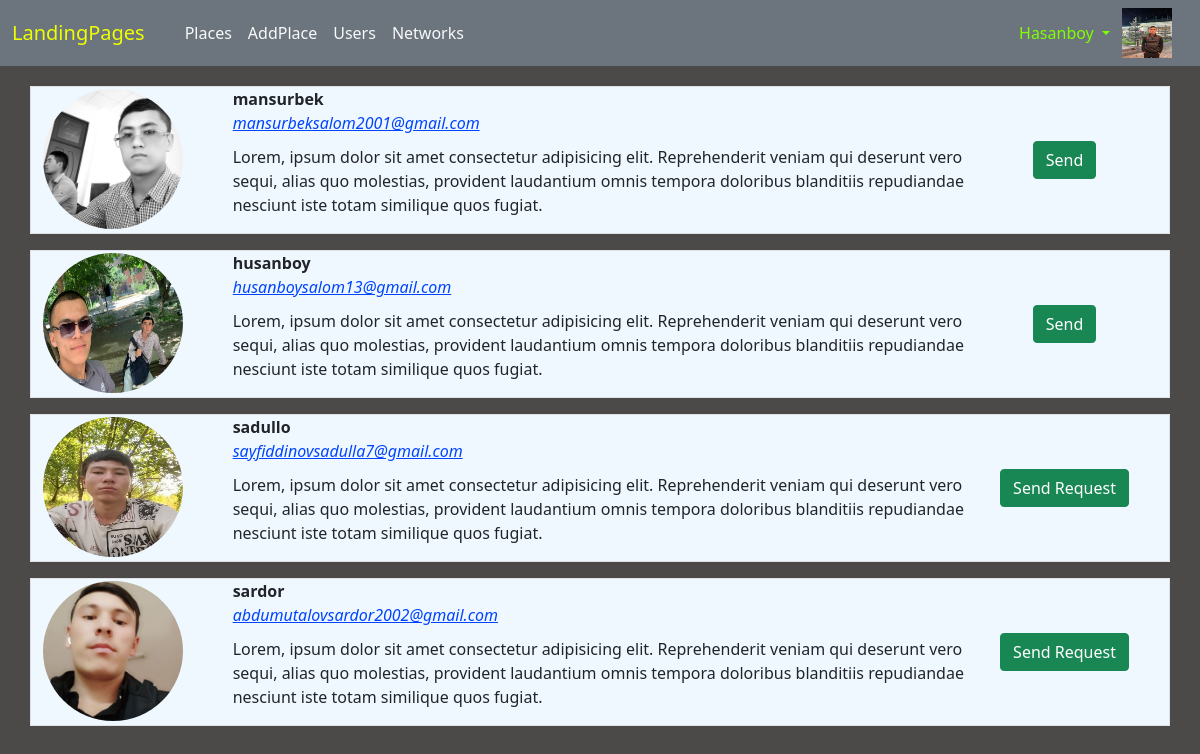
The page /user/list/ (signed in) on the database its author committed.
### users/models.py (models this page shows)
class User(AbstractUser):
    img=models.ImageField(upload_to='usesimg/',null=True,blank=True)
    phone_number=models.CharField(max_length=13,unique=True,null=True,blank=True)
    firends=models.ManyToManyField('users.User',blank=True)

### users/views.py (the view)
# urls.py: path('user/',UserView.as_view(),name='user'),
class UserView(LoginRequiredMixin,View):
    def get(self,request):
        users_list=User.objects.exclude(username=request.user.username)
        firend_request=User.objects.filter(id__in=FriendRequest.objects.filter(form_user=request.user).values_list('to_user'))
        return render(request,'users/user_list.html',context={'users_list':users_list,'firend_request':firend_request})

### templates/users/user_list.html (shortened to what this page needs)
{% extends "base.html" %}
{% block content %}
<div style="background-color: rgb(76, 73, 73); margin-top:50px; min-height: 100vh;">
    <div class="container" style="padding-top: 20px; padding-bottom: 20px;">
        {% for i in users_list %}
        <div class="row mt-3 border" style="background-color: aliceblue;">
            <div class="col-2">
                <img src="{{i.img.url}}" alt="" style="width: 140px; height:140px; border-radius: 50%;margin-top: 2px;" >
            </div>
            <div class="col" style="display: flex;align-items: center;" >
                <div style="width: 80%;">
                    <b>{{i.username}}</b><br>
                    <i style="color: rgb(0, 68, 255); text-decoration: underline; cursor: pointer;">{{i.email}}</i>
                    <p style="margin-top: 10px;">Lorem, ipsum dolor sit amet consectetur adipisicing elit. Reprehenderit veniam qui deserunt vero sequi, alias quo molestias, provident laudantium omnis tempora doloribus blanditiis repudiandae nesciunt iste totam similique quos fugiat.</p>
                </div>
                <div style="width: 20%; display: flex; justify-content: space-around;">
                    {% if i in firend_request %}
                        <a href="{%url 'users:send' i.id%}" class="btn btn-success">Send</a>
                    {% else %}
                        <a href="{%url 'users:send' i.id%}" class="btn btn-success">Send Request</a>
                    {% endif %}
                </div>
            </div>
        </div>
        {% endfor %}
    </div>
</div>
{% endblock  %}

### templates/base.html (shortened to what this page needs)
<!DOCTYPE html>
{% load static %}
<html lang="en">
<head>
     <link href="https://cdn.jsdelivr.net/npm/bootstrap@5.0.2/dist/css/bootstrap.min.css" rel="stylesheet">
     <link rel="stylesheet" href="https://cdnjs.cloudflare.com/ajax/libs/font-awesome/6.5.1/css/all.min.css" />
</head>
<body style="position: relative; overflow-x: hidden;">
    <nav class="navbar navbar-expand-lg navbar-light bg-secondary" style="position: fixed; z-index: 100; width: 100%; top: 0;">
        <div class="container-fluid">
          <a class="navbar-brand" href="{%url 'landing_page'%}" style="color: rgb(238, 255, 1);">LandingPages</a>
          <div class="collapse navbar-collapse px-3" id="navbarSupportedContent" style="height: 50px;">
            {%if user.is_authenticated%}
            <ul class="navbar-nav me-auto mb-2 mb-lg-0 text-light">
              <li class="nav-item">
                <a class="nav-link active text-light" aria-current="page" href="{% url 'places:list_palces'%}">Places</a>
              </li>
              <li class="nav-item">
                <a class="nav-link active text-light" aria-current="page" href="{% url 'places:add'%}">AddPlace</a>
              </li>
              <li class="nav-item">
                <a class="nav-link active text-light" aria-current="page" href="{% url 'users:list'%}">Users</a>
              </li>
              <li class="nav-item">
                <a class="nav-link active text-light" aria-current="page" href="{% url 'users:networks'%}">Networks</a>
              </li>
            </ul>
            {%endif%}
            {%if user.is_authenticated%}
                <ul class="navbar-nav mb-2 mb-lg-0  text-light mx-1">
                    <li class="nav-item dropdown">
                        <a class="nav-link dropdown-toggle" href="" id="navbarDropdown" role="button" data-bs-toggle="dropdown" aria-expanded="false" style="text-transform: capitalize; color: chartreuse;">
                        {{user.username}}
                        </a>
                    </li>
                </ul>
                <img src="{{user.img.url}}" alt="" style="width: 50px; height: 50px;">
            {%endif%}
          </div>
        </div>
    </nav>
    {%block content%}
    {%endblock%}
</body>
</html>

### rows shown on the page
User: username "Hasanboy", img (picture)
User: img (picture), username "mansurbek", email "mansurbeksalom2001@gmail.com", shows "Send"
User: img (picture), username "husanboy", email "husanboysalom13@gmail.com", shows "Send"
User: img (picture), username "sadullo", email "sayfiddinovsadulla7@gmail.com", shows "Send Request"
User: img (picture), username "sardor", email "abdumutalovsardor2002@gmail.com", shows "Send Request"
